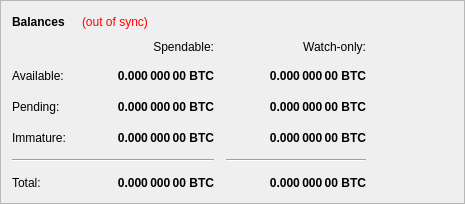
        <widget class="QFrame" name="frame">
         <property name="minimumSize">
          <size>
           <width>465</width>
           <height>204</height>
          </size>
         </property>
         <property name="frameShape">
          <enum>QFrame::StyledPanel</enum>
         </property>
         <property name="frameShadow">
          <enum>QFrame::Raised</enum>
         </property>
         <layout class="QVBoxLayout" name="verticalLayout_4">
          <item>
           <layout class="QHBoxLayout" name="horizontalLayout_4">
            <item>
             <widget class="QLabel" name="label_5">
              <property name="minimumSize">
               <size>
                <width>64</width>
                <height>20</height>
               </size>
              </property>
              <property name="font">
               <font>
                <weight>75</weight>
                <bold>true</bold>
               </font>
              </property>
              <property name="text">
               <string>Balances</string>
              </property>
             </widget>
            </item>
            <item>
             <widget class="QLabel" name="labelWalletStatus">
              <property name="minimumSize">
               <size>
                <width>85</width>
                <height>20</height>
               </size>
              </property>
              <property name="cursor">
               <cursorShape>WhatsThisCursor</cursorShape>
              </property>
              <property name="toolTip">
               <string>The displayed information may be out of date. Your wallet automatically synchronizes with the BlocknetDX network after a connection is established, but this process has not completed yet.</string>
              </property>
              <property name="styleSheet">
               <string notr="true">QLabel { color: red; }</string>
              </property>
              <property name="text">
               <string notr="true">(out of sync)</string>
              </property>
              <property name="alignment">
               <set>Qt::AlignLeading|Qt::AlignLeft|Qt::AlignVCenter</set>
              </property>
             </widget>
            </item>
            <item>
             <spacer name="horizontalSpacer_3">
              <property name="orientation">
               <enum>Qt::Horizontal</enum>
              </property>
              <property name="sizeHint" stdset="0">
               <size>
                <width>40</width>
                <height>20</height>
               </size>
              </property>
             </spacer>
            </item>
           </layout>
          </item>
          <item>
           <layout class="QGridLayout" name="gridLayout">
            <property name="spacing">
             <number>12</number>
            </property>
            <item row="2" column="2">
             <widget class="QLabel" name="labelWatchPending">
              <property name="minimumSize">
               <size>
                <width>140</width>
                <height>18</height>
               </size>
              </property>
              <property name="font">
               <font>
                <weight>75</weight>
                <bold>true</bold>
               </font>
              </property>
              <property name="cursor">
               <cursorShape>IBeamCursor</cursorShape>
              </property>
              <property name="toolTip">
               <string>Unconfirmed transactions to watch-only addresses</string>
              </property>
              <property name="text">
               <string notr="true">0.000 000 00 BTC</string>
              </property>
              <property name="alignment">
               <set>Qt::AlignRight|Qt::AlignTrailing|Qt::AlignVCenter</set>
              </property>
              <property name="textInteractionFlags">
               <set>Qt::LinksAccessibleByMouse|Qt::TextSelectableByKeyboard|Qt::TextSelectableByMouse</set>
              </property>
             </widget>
            </item>
            <item row="2" column="1">
             <widget class="QLabel" name="labelUnconfirmed">
              <property name="minimumSize">
               <size>
                <width>119</width>
                <height>20</height>
               </size>
              </property>
              <property name="font">
               <font>
                <weight>75</weight>
                <bold>true</bold>
               </font>
              </property>
              <property name="cursor">
               <cursorShape>IBeamCursor</cursorShape>
              </property>
              <property name="toolTip">
               <string>Total of transactions that have yet to be confirmed, and do not yet count toward the spendable balance</string>
              </property>
              <property name="text">
               <string notr="true">0.000 000 00 BTC</string>
              </property>
              <property name="alignment">
               <set>Qt::AlignRight|Qt::AlignTrailing|Qt::AlignVCenter</set>
              </property>
              <property name="textInteractionFlags">
               <set>Qt::LinksAccessibleByMouse|Qt::TextSelectableByKeyboard|Qt::TextSelectableByMouse</set>
              </property>
             </widget>
            </item>
            <item row="3" column="2">
             <widget class="QLabel" name="labelWatchImmature">
              <property name="minimumSize">
               <size>
                <width>140</width>
                <height>18</height>
               </size>
              </property>
              <property name="font">
               <font>
                <weight>75</weight>
                <bold>true</bold>
               </font>
              </property>
              <property name="cursor">
               <cursorShape>IBeamCursor</cursorShape>
              </property>
              <property name="toolTip">
               <string>Staked or servicenode rewards in watch-only addresses that has not yet matured</string>
              </property>
              <property name="text">
               <string notr="true">0.000 000 00 BTC</string>
              </property>
              <property name="alignment">
               <set>Qt::AlignRight|Qt::AlignTrailing|Qt::AlignVCenter</set>
              </property>
              <property name="textInteractionFlags">
               <set>Qt::LinksAccessibleByMouse|Qt::TextSelectableByKeyboard|Qt::TextSelectableByMouse</set>
              </property>
             </widget>
            </item>
            <item row="4" column="0" colspan="2">
             <widget class="Line" name="lineSpendableBalance">
              <property name="minimumSize">
               <size>
                <width>202</width>
                <height>3</height>
               </size>
              </property>
              <property name="orientation">
               <enum>Qt::Horizontal</enum>
              </property>
             </widget>
            </item>
            <item row="4" column="2">
             <widget class="Line" name="lineWatchBalance">
              <property name="sizePolicy">
               <sizepolicy hsizetype="Preferred" vsizetype="Fixed">
                <horstretch>0</horstretch>
                <verstretch>0</verstretch>
               </sizepolicy>
              </property>
              <property name="minimumSize">
               <size>
                <width>140</width>
                <height>3</height>
               </size>
              </property>
              <property name="orientation">
               <enum>Qt::Horizontal</enum>
              </property>
             </widget>
            </item>
            <item row="5" column="0">
             <widget class="QLabel" name="labelTotalText">
              <property name="minimumSize">
               <size>
                <width>71</width>
                <height>18</height>
               </size>
              </property>
              <property name="text">
               <string>Total:</string>
              </property>
             </widget>
            </item>
            <item row="3" column="1">
             <widget class="QLabel" name="labelImmature">
              <property name="minimumSize">
               <size>
                <width>119</width>
                <height>18</height>
               </size>
              </property>
              <property name="font">
               <font>
                <weight>75</weight>
                <bold>true</bold>
               </font>
              </property>
              <property name="cursor">
               <cursorShape>IBeamCursor</cursorShape>
              </property>
              <property name="toolTip">
               <string>Staked or servicenode rewards that has not yet matured</string>
              </property>
              <property name="text">
               <string notr="true">0.000 000 00 BTC</string>
              </property>
              <property name="alignment">
               <set>Qt::AlignRight|Qt::AlignTrailing|Qt::AlignVCenter</set>
              </property>
              <property name="textInteractionFlags">
               <set>Qt::LinksAccessibleByMouse|Qt::TextSelectableByKeyboard|Qt::TextSelectableByMouse</set>
              </property>
             </widget>
            </item>
            <item row="2" column="3">
             <spacer name="horizontalSpacer_2">
              <property name="orientation">
               <enum>Qt::Horizontal</enum>
              </property>
              <property name="sizeHint" stdset="0">
               <size>
                <width>40</width>
                <height>20</height>
               </size>
              </property>
             </spacer>
            </item>
            <item row="3" column="0">
             <widget class="QLabel" name="labelImmatureText">
              <property name="minimumSize">
               <size>
                <width>71</width>
                <height>18</height>
               </size>
              </property>
              <property name="text">
               <string>Immature:</string>
              </property>
             </widget>
            </item>
            <item row="5" column="1">
             <widget class="QLabel" name="labelTotal">
              <property name="minimumSize">
               <size>
                <width>119</width>
                <height>18</height>
               </size>
              </property>
              <property name="font">
               <font>
                <weight>75</weight>
                <bold>true</bold>
               </font>
              </property>
              <property name="cursor">
               <cursorShape>IBeamCursor</cursorShape>
              </property>
              <property name="toolTip">
               <string>Your current total balance</string>
              </property>
              <property name="text">
               <string notr="true">0.000 000 00 BTC</string>
              </property>
              <property name="alignment">
               <set>Qt::AlignRight|Qt::AlignTrailing|Qt::AlignVCenter</set>
              </property>
              <property name="textInteractionFlags">
               <set>Qt::LinksAccessibleByMouse|Qt::TextSelectableByKeyboard|Qt::TextSelectableByMouse</set>
              </property>
             </widget>
            </item>
            <item row="5" column="2">
             <widget class="QLabel" name="labelWatchTotal">
              <property name="minimumSize">
               <size>
                <width>140</width>
                <height>18</height>
               </size>
              </property>
              <property name="font">
               <font>
                <weight>75</weight>
                <bold>true</bold>
               </font>
              </property>
              <property name="cursor">
               <cursorShape>IBeamCursor</cursorShape>
              </property>
              <property name="toolTip">
               <string>Current total balance in watch-only addresses</string>
              </property>
              <property name="text">
               <string notr="true">0.000 000 00 BTC</string>
              </property>
              <property name="alignment">
               <set>Qt::AlignRight|Qt::AlignTrailing|Qt::AlignVCenter</set>
              </property>
              <property name="textInteractionFlags">
               <set>Qt::LinksAccessibleByMouse|Qt::TextSelectableByKeyboard|Qt::TextSelectableByMouse</set>
              </property>
             </widget>
            </item>
            <item row="0" column="2">
             <widget class="QLabel" name="labelWatchonly">
              <property name="minimumSize">
               <size>
                <width>140</width>
                <height>17</height>
               </size>
              </property>
              <property name="text">
               <string>Watch-only:</string>
              </property>
              <property name="alignment">
               <set>Qt::AlignRight|Qt::AlignTrailing|Qt::AlignVCenter</set>
              </property>
             </widget>
            </item>
            <item row="1" column="0">
             <widget class="QLabel" name="labelBalanceText">
              <property name="minimumSize">
               <size>
                <width>71</width>
                <height>18</height>
               </size>
              </property>
              <property name="text">
               <string>Available:</string>
              </property>
             </widget>
            </item>
            <item row="1" column="1">
             <widget class="QLabel" name="labelBalance">
              <property name="minimumSize">
               <size>
                <width>119</width>
                <height>18</height>
               </size>
              </property>
              <property name="font">
               <font>
                <weight>75</weight>
                <bold>true</bold>
               </font>
              </property>
              <property name="cursor">
               <cursorShape>IBeamCursor</cursorShape>
              </property>
              <property name="toolTip">
               <string>Your current spendable balance</string>
              </property>
              <property name="text">
               <string notr="true">0.000 000 00 BTC</string>
              </property>
              <property name="alignment">
               <set>Qt::AlignRight|Qt::AlignTrailing|Qt::AlignVCenter</set>
              </property>
              <property name="textInteractionFlags">
               <set>Qt::LinksAccessibleByMouse|Qt::TextSelectableByKeyboard|Qt::TextSelectableByMouse</set>
              </property>
             </widget>
            </item>
            <item row="1" column="2">
             <widget class="QLabel" name="labelWatchAvailable">
              <property name="minimumSize">
               <size>
                <width>140</width>
                <height>18</height>
               </size>
              </property>
              <property name="font">
               <font>
                <weight>75</weight>
                <bold>true</bold>
               </font>
              </property>
              <property name="cursor">
               <cursorShape>IBeamCursor</cursorShape>
              </property>
              <property name="toolTip">
               <string>Your current balance in watch-only addresses</string>
              </property>
              <property name="text">
               <string notr="true">0.000 000 00 BTC</string>
              </property>
              <property name="alignment">
               <set>Qt::AlignRight|Qt::AlignTrailing|Qt::AlignVCenter</set>
              </property>
              <property name="textInteractionFlags">
               <set>Qt::LinksAccessibleByMouse|Qt::TextSelectableByKeyboard|Qt::TextSelectableByMouse</set>
              </property>
             </widget>
            </item>
            <item row="2" column="0">
             <widget class="QLabel" name="labelPendingText">
              <property name="minimumSize">
               <size>
                <width>71</width>
                <height>20</height>
               </size>
              </property>
              <property name="text">
               <string>Pending:</string>
              </property>
             </widget>
            </item>
            <item row="0" column="1">
             <widget class="QLabel" name="labelSpendable">
              <property name="minimumSize">
               <size>
                <width>119</width>
                <height>17</height>
               </size>
              </property>
              <property name="text">
               <string>Spendable:</string>
              </property>
              <property name="alignment">
               <set>Qt::AlignRight|Qt::AlignTrailing|Qt::AlignVCenter</set>
              </property>
             </widget>
            </item>
           </layout>
          </item>
         </layout>
        </widget>
